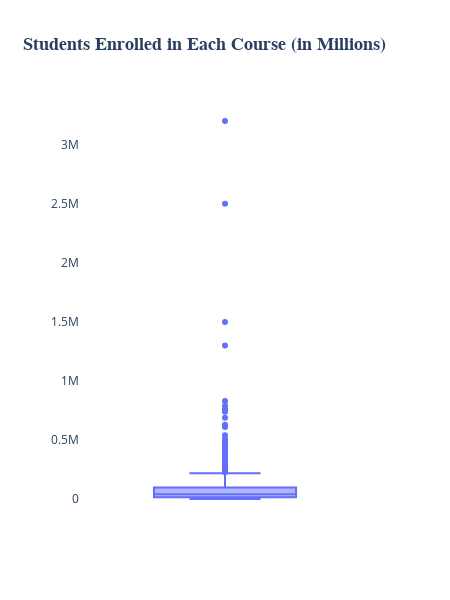

Notebook source saved alongside this figure:
### Markdown cell above
Checking for **outliers** in numeric columns using boxplot. First, analyzing outliers in the "course_students_enrolled" column (in millions), we can see a bunch of outliers, both mild and extreme. The average number of students enrolled in a course is 42k, with an upper fence of 220k. There are outliers above this upper fence, suggesting that some courses are more popular than others. I decided to retain these outliers, as the number of students enrolled in each course can vary based on individual choices. In the later analysis, we will examine which courses are the most popular.

### Code cell
fig_enrolled = px.box(
    coursera_data,
    y="course_students_enrolled",
    title="Students Enrolled in Each Course (in Millions)",
)
fig_enrolled.update_layout(
    title=dict(font=dict(size=18, family="Arial", weight="bold")),
    width=450,
    height=600,
    plot_bgcolor="white",
    xaxis=dict(showgrid=False),
    yaxis=dict(showgrid=False, title=""),
)
fig_enrolled.show()

### Figure 1 — Plotly figure (JSON) as saved in the notebook; plotly's stock layout.template omitted (floating-point values rounded to 4 significant figures; data arrays with more than 128 entries replaced by an {"elided": "..."} marker saying what was removed)
{"data": [{"alignmentgroup": "True", "hovertemplate": "course_students_enrolled=%{y}<extra></extra>", "legendgroup": "", "marker": {"color": "#636efa"}, "name": "", "notched": false, "offsetgroup": "", "orientation": "v", "showlegend": false, "type": "box", "x0": " ", "xaxis": "x", "y": {"elided": "891 int values"}, "y0": " ", "yaxis": "y"}], "layout": {"boxmode": "group", "height": 600, "legend": {"tracegroupgap": 0}, "plot_bgcolor": "white", "title": {"font": {"family": "Arial", "size": 18, "weight": "bold"}, "text": "Students Enrolled in Each Course (in Millions)"}, "width": 450, "xaxis": {"anchor": "y", "domain": [0, 1], "showgrid": false}, "yaxis": {"anchor": "x", "domain": [0, 1], "showgrid": false, "title": {"text": ""}}}}
